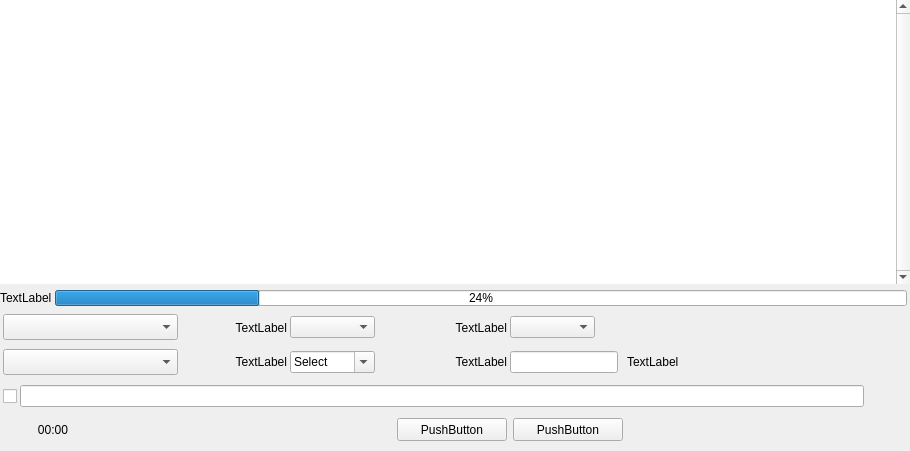
<?xml version="1.0" encoding="UTF-8"?>
<ui version="4.0">
 <class>ACMasterChipAnalyzeDlg</class>
 <widget class="QWidget" name="ACMasterChipAnalyzeDlg">
  <property name="geometry">
   <rect>
    <x>0</x>
    <y>0</y>
    <width>910</width>
    <height>451</height>
   </rect>
  </property>
  <property name="windowTitle">
   <string>ACMasterChipAnalyzeDlg</string>
  </property>
  <layout class="QHBoxLayout" name="horizontalLayout">
   <property name="spacing">
    <number>0</number>
   </property>
   <property name="leftMargin">
    <number>0</number>
   </property>
   <property name="topMargin">
    <number>0</number>
   </property>
   <property name="rightMargin">
    <number>0</number>
   </property>
   <property name="bottomMargin">
    <number>0</number>
   </property>
   <item>
    <widget class="QWidget" name="backgroundWidget" native="true">
     <layout class="QVBoxLayout" name="verticalLayout">
      <property name="leftMargin">
       <number>0</number>
      </property>
      <property name="topMargin">
       <number>0</number>
      </property>
      <property name="rightMargin">
       <number>0</number>
      </property>
      <property name="bottomMargin">
       <number>10</number>
      </property>
      <item>
       <widget class="QTextEdit" name="analyzeLogEdit">
        <property name="frameShape">
         <enum>QFrame::NoFrame</enum>
        </property>
        <property name="verticalScrollBarPolicy">
         <enum>Qt::ScrollBarAlwaysOn</enum>
        </property>
        <property name="autoFormatting">
         <set>QTextEdit::AutoAll</set>
        </property>
       </widget>
      </item>
      <item>
       <widget class="QWidget" name="widget_2" native="true">
        <layout class="QHBoxLayout" name="horizontalLayout_11">
         <property name="spacing">
          <number>3</number>
         </property>
         <property name="leftMargin">
          <number>0</number>
         </property>
         <property name="topMargin">
          <number>0</number>
         </property>
         <property name="rightMargin">
          <number>3</number>
         </property>
         <property name="bottomMargin">
          <number>0</number>
         </property>
         <item>
          <widget class="QLabel" name="progressText">
           <property name="text">
            <string>TextLabel</string>
           </property>
          </widget>
         </item>
         <item>
          <widget class="QProgressBar" name="analyzeProgressBar">
           <property name="minimumSize">
            <size>
             <width>0</width>
             <height>16</height>
            </size>
           </property>
           <property name="maximumSize">
            <size>
             <width>16777215</width>
             <height>16</height>
            </size>
           </property>
           <property name="value">
            <number>24</number>
           </property>
           <property name="alignment">
            <set>Qt::AlignCenter</set>
           </property>
           <property name="textVisible">
            <bool>true</bool>
           </property>
           <property name="invertedAppearance">
            <bool>false</bool>
           </property>
          </widget>
         </item>
        </layout>
       </widget>
      </item>
      <item>
       <widget class="QWidget" name="widget" native="true">
        <property name="minimumSize">
         <size>
          <width>0</width>
          <height>100</height>
         </size>
        </property>
        <layout class="QHBoxLayout" name="horizontalLayout_9" stretch="5">
         <property name="spacing">
          <number>6</number>
         </property>
         <property name="leftMargin">
          <number>0</number>
         </property>
         <property name="topMargin">
          <number>0</number>
         </property>
         <property name="rightMargin">
          <number>0</number>
         </property>
         <property name="bottomMargin">
          <number>0</number>
         </property>
         <item>
          <widget class="QWidget" name="paramsWidget" native="true">
           <layout class="QVBoxLayout" name="verticalLayout_3">
            <property name="spacing">
             <number>3</number>
            </property>
            <property name="leftMargin">
             <number>3</number>
            </property>
            <property name="topMargin">
             <number>0</number>
            </property>
            <property name="rightMargin">
             <number>0</number>
            </property>
            <property name="bottomMargin">
             <number>0</number>
            </property>
            <item>
             <widget class="QWidget" name="widget_3" native="true">
              <layout class="QHBoxLayout" name="horizontalLayout_10">
               <property name="leftMargin">
                <number>0</number>
               </property>
               <property name="topMargin">
                <number>0</number>
               </property>
               <property name="rightMargin">
                <number>3</number>
               </property>
               <property name="bottomMargin">
                <number>0</number>
               </property>
               <item>
                <widget class="QComboBox" name="deviceInfoComboBox">
                 <property name="minimumSize">
                  <size>
                   <width>175</width>
                   <height>26</height>
                  </size>
                 </property>
                 <property name="maximumSize">
                  <size>
                   <width>16777215</width>
                   <height>26</height>
                  </size>
                 </property>
                </widget>
               </item>
               <item>
                <widget class="QWidget" name="analyzeGrainWidget" native="true">
                 <layout class="QHBoxLayout" name="horizontalLayout_4">
                  <property name="spacing">
                   <number>3</number>
                  </property>
                  <property name="leftMargin">
                   <number>3</number>
                  </property>
                  <property name="topMargin">
                   <number>0</number>
                  </property>
                  <property name="rightMargin">
                   <number>3</number>
                  </property>
                  <property name="bottomMargin">
                   <number>0</number>
                  </property>
                  <item>
                   <widget class="QLabel" name="analyzeGrainText">
                    <property name="minimumSize">
                     <size>
                      <width>100</width>
                      <height>0</height>
                     </size>
                    </property>
                    <property name="text">
                     <string>TextLabel</string>
                    </property>
                    <property name="alignment">
                     <set>Qt::AlignRight|Qt::AlignTrailing|Qt::AlignVCenter</set>
                    </property>
                   </widget>
                  </item>
                  <item>
                   <widget class="QComboBox" name="analyzeGrainComboBox">
                    <property name="minimumSize">
                     <size>
                      <width>85</width>
                      <height>0</height>
                     </size>
                    </property>
                   </widget>
                  </item>
                 </layout>
                </widget>
               </item>
               <item>
                <widget class="QWidget" name="defaultValueWidget" native="true">
                 <layout class="QHBoxLayout" name="horizontalLayout_5">
                  <property name="spacing">
                   <number>3</number>
                  </property>
                  <property name="leftMargin">
                   <number>3</number>
                  </property>
                  <property name="topMargin">
                   <number>0</number>
                  </property>
                  <property name="rightMargin">
                   <number>3</number>
                  </property>
                  <property name="bottomMargin">
                   <number>0</number>
                  </property>
                  <item>
                   <widget class="QLabel" name="defaultValueText">
                    <property name="minimumSize">
                     <size>
                      <width>120</width>
                      <height>0</height>
                     </size>
                    </property>
                    <property name="maximumSize">
                     <size>
                      <width>120</width>
                      <height>16777215</height>
                     </size>
                    </property>
                    <property name="text">
                     <string>TextLabel</string>
                    </property>
                    <property name="alignment">
                     <set>Qt::AlignRight|Qt::AlignTrailing|Qt::AlignVCenter</set>
                    </property>
                   </widget>
                  </item>
                  <item>
                   <widget class="QComboBox" name="defaultValueComboBox">
                    <property name="minimumSize">
                     <size>
                      <width>85</width>
                      <height>0</height>
                     </size>
                    </property>
                   </widget>
                  </item>
                 </layout>
                </widget>
               </item>
               <item>
                <spacer name="horizontalSpacer">
                 <property name="orientation">
                  <enum>Qt::Horizontal</enum>
                 </property>
                 <property name="sizeHint" stdset="0">
                  <size>
                   <width>40</width>
                   <height>20</height>
                  </size>
                 </property>
                </spacer>
               </item>
              </layout>
             </widget>
            </item>
            <item>
             <widget class="QWidget" name="paramWidget" native="true">
              <layout class="QHBoxLayout" name="horizontalLayout_6">
               <property name="spacing">
                <number>6</number>
               </property>
               <property name="leftMargin">
                <number>0</number>
               </property>
               <property name="topMargin">
                <number>0</number>
               </property>
               <property name="rightMargin">
                <number>3</number>
               </property>
               <property name="bottomMargin">
                <number>0</number>
               </property>
               <item>
                <widget class="QComboBox" name="deviceSktComboBox">
                 <property name="minimumSize">
                  <size>
                   <width>175</width>
                   <height>26</height>
                  </size>
                 </property>
                 <property name="maximumSize">
                  <size>
                   <width>16777215</width>
                   <height>26</height>
                  </size>
                 </property>
                </widget>
               </item>
               <item>
                <widget class="QWidget" name="partitionWidget" native="true">
                 <layout class="QHBoxLayout" name="horizontalLayout_2">
                  <property name="spacing">
                   <number>3</number>
                  </property>
                  <property name="leftMargin">
                   <number>3</number>
                  </property>
                  <property name="topMargin">
                   <number>0</number>
                  </property>
                  <property name="rightMargin">
                   <number>3</number>
                  </property>
                  <property name="bottomMargin">
                   <number>0</number>
                  </property>
                  <item>
                   <widget class="QLabel" name="partitionText">
                    <property name="minimumSize">
                     <size>
                      <width>100</width>
                      <height>0</height>
                     </size>
                    </property>
                    <property name="text">
                     <string>TextLabel</string>
                    </property>
                    <property name="alignment">
                     <set>Qt::AlignRight|Qt::AlignTrailing|Qt::AlignVCenter</set>
                    </property>
                   </widget>
                  </item>
                  <item>
                   <widget class="QComboBox" name="partitionComboBox">
                    <property name="minimumSize">
                     <size>
                      <width>85</width>
                      <height>0</height>
                     </size>
                    </property>
                    <property name="editable">
                     <bool>true</bool>
                    </property>
                    <property name="currentText">
                     <string>Select</string>
                    </property>
                   </widget>
                  </item>
                 </layout>
                </widget>
               </item>
               <item>
                <widget class="QWidget" name="analyzeSizeWidget" native="true">
                 <layout class="QHBoxLayout" name="horizontalLayout_3">
                  <property name="spacing">
                   <number>3</number>
                  </property>
                  <property name="leftMargin">
                   <number>3</number>
                  </property>
                  <property name="topMargin">
                   <number>0</number>
                  </property>
                  <property name="rightMargin">
                   <number>3</number>
                  </property>
                  <property name="bottomMargin">
                   <number>0</number>
                  </property>
                  <item>
                   <widget class="QLabel" name="analyzeSizeText">
                    <property name="minimumSize">
                     <size>
                      <width>120</width>
                      <height>0</height>
                     </size>
                    </property>
                    <property name="maximumSize">
                     <size>
                      <width>120</width>
                      <height>16777215</height>
                     </size>
                    </property>
                    <property name="text">
                     <string>TextLabel</string>
                    </property>
                    <property name="alignment">
                     <set>Qt::AlignRight|Qt::AlignTrailing|Qt::AlignVCenter</set>
                    </property>
                   </widget>
                  </item>
                  <item>
                   <widget class="QLineEdit" name="analyzeSizeEdit">
                    <property name="sizePolicy">
                     <sizepolicy hsizetype="Preferred" vsizetype="Fixed">
                      <horstretch>0</horstretch>
                      <verstretch>0</verstretch>
                     </sizepolicy>
                    </property>
                    <property name="minimumSize">
                     <size>
                      <width>85</width>
                      <height>0</height>
                     </size>
                    </property>
                   </widget>
                  </item>
                 </layout>
                </widget>
               </item>
               <item>
                <widget class="QLabel" name="analyzeSizeTips">
                 <property name="text">
                  <string>TextLabel</string>
                 </property>
                </widget>
               </item>
               <item>
                <spacer name="horizontalSpacer_4">
                 <property name="orientation">
                  <enum>Qt::Horizontal</enum>
                 </property>
                 <property name="sizeHint" stdset="0">
                  <size>
                   <width>40</width>
                   <height>20</height>
                  </size>
                 </property>
                </spacer>
               </item>
              </layout>
             </widget>
            </item>
            <item>
             <widget class="QWidget" name="widget_8" native="true">
              <layout class="QHBoxLayout" name="horizontalLayout_7">
               <property name="spacing">
                <number>3</number>
               </property>
               <property name="leftMargin">
                <number>0</number>
               </property>
               <property name="topMargin">
                <number>0</number>
               </property>
               <property name="rightMargin">
                <number>3</number>
               </property>
               <property name="bottomMargin">
                <number>0</number>
               </property>
               <item>
                <widget class="QCheckBox" name="saveACxmlCheck">
                 <property name="text">
                  <string/>
                 </property>
                </widget>
               </item>
               <item>
                <widget class="QLineEdit" name="saveACxmlEdit"/>
               </item>
               <item>
                <widget class="QPushButton" name="acxmlPathButton">
                 <property name="text">
                  <string/>
                 </property>
                 <property name="autoDefault">
                  <bool>true</bool>
                 </property>
                 <property name="flat">
                  <bool>true</bool>
                 </property>
                </widget>
               </item>
              </layout>
             </widget>
            </item>
           </layout>
          </widget>
         </item>
        </layout>
       </widget>
      </item>
      <item>
       <widget class="QWidget" name="widget_10" native="true">
        <layout class="QHBoxLayout" name="horizontalLayout_8">
         <property name="leftMargin">
          <number>3</number>
         </property>
         <property name="topMargin">
          <number>0</number>
         </property>
         <property name="rightMargin">
          <number>0</number>
         </property>
         <property name="bottomMargin">
          <number>0</number>
         </property>
         <item>
          <widget class="QLabel" name="timeLabel">
           <property name="minimumSize">
            <size>
             <width>100</width>
             <height>0</height>
            </size>
           </property>
           <property name="text">
            <string>00:00</string>
           </property>
           <property name="alignment">
            <set>Qt::AlignCenter</set>
           </property>
          </widget>
         </item>
         <item>
          <spacer name="horizontalSpacer_2">
           <property name="orientation">
            <enum>Qt::Horizontal</enum>
           </property>
           <property name="sizeHint" stdset="0">
            <size>
             <width>286</width>
             <height>20</height>
            </size>
           </property>
          </spacer>
         </item>
         <item>
          <widget class="QPushButton" name="startAnalyzeButton">
           <property name="minimumSize">
            <size>
             <width>110</width>
             <height>23</height>
            </size>
           </property>
           <property name="maximumSize">
            <size>
             <width>110</width>
             <height>23</height>
            </size>
           </property>
           <property name="text">
            <string>PushButton</string>
           </property>
          </widget>
         </item>
         <item>
          <widget class="QPushButton" name="stopAnalyzeButton">
           <property name="minimumSize">
            <size>
             <width>110</width>
             <height>23</height>
            </size>
           </property>
           <property name="maximumSize">
            <size>
             <width>110</width>
             <height>23</height>
            </size>
           </property>
           <property name="text">
            <string>PushButton</string>
           </property>
          </widget>
         </item>
         <item>
          <spacer name="horizontalSpacer_3">
           <property name="orientation">
            <enum>Qt::Horizontal</enum>
           </property>
           <property name="sizeHint" stdset="0">
            <size>
             <width>285</width>
             <height>20</height>
            </size>
           </property>
          </spacer>
         </item>
        </layout>
       </widget>
      </item>
     </layout>
    </widget>
   </item>
  </layout>
 </widget>
 <layoutdefault spacing="6" margin="11"/>
 <resources/>
 <connections/>
</ui>
